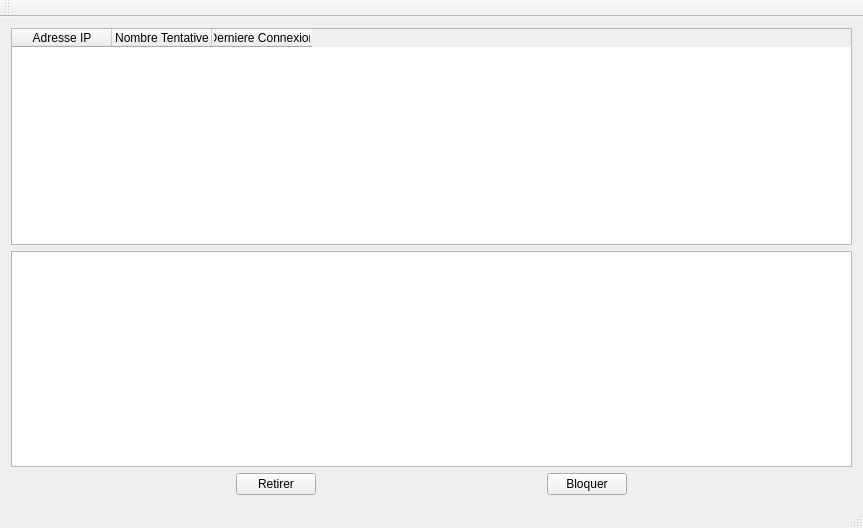
<?xml version="1.0" encoding="UTF-8"?>
<ui version="4.0">
 <class>MainWindow</class>
 <widget class="QMainWindow" name="MainWindow">
  <property name="geometry">
   <rect>
    <x>0</x>
    <y>0</y>
    <width>863</width>
    <height>528</height>
   </rect>
  </property>
  <property name="windowTitle">
   <string notr="true">FireWall</string>
  </property>
  <widget class="QWidget" name="centralWidget">
   <layout class="QVBoxLayout" name="verticalLayout">
    <item>
     <widget class="QTableWidget" name="tableWidgetTableau">
      <property name="styleSheet">
       <string notr="true"/>
      </property>
      <property name="editTriggers">
       <set>QAbstractItemView::NoEditTriggers</set>
      </property>
      <property name="selectionMode">
       <enum>QAbstractItemView::SingleSelection</enum>
      </property>
      <property name="selectionBehavior">
       <enum>QAbstractItemView::SelectRows</enum>
      </property>
      <property name="textElideMode">
       <enum>Qt::ElideRight</enum>
      </property>
      <column>
       <property name="text">
        <string>Adresse IP</string>
       </property>
      </column>
      <column>
       <property name="text">
        <string>Nombre Tentative</string>
       </property>
      </column>
      <column>
       <property name="text">
        <string>Derniere Connexion</string>
       </property>
      </column>
     </widget>
    </item>
    <item>
     <widget class="QTextEdit" name="textEditConsole"/>
    </item>
    <item>
     <layout class="QHBoxLayout" name="horizontalLayout">
      <item>
       <spacer name="horizontalSpacer_2">
        <property name="orientation">
         <enum>Qt::Horizontal</enum>
        </property>
        <property name="sizeHint" stdset="0">
         <size>
          <width>40</width>
          <height>20</height>
         </size>
        </property>
       </spacer>
      </item>
      <item>
       <widget class="QPushButton" name="pushButtonRetirer">
        <property name="text">
         <string>Retirer</string>
        </property>
       </widget>
      </item>
      <item>
       <spacer name="horizontalSpacer">
        <property name="orientation">
         <enum>Qt::Horizontal</enum>
        </property>
        <property name="sizeHint" stdset="0">
         <size>
          <width>40</width>
          <height>20</height>
         </size>
        </property>
       </spacer>
      </item>
      <item>
       <widget class="QPushButton" name="pushButtonAjouter">
        <property name="text">
         <string>Bloquer</string>
        </property>
       </widget>
      </item>
      <item>
       <spacer name="horizontalSpacer_3">
        <property name="orientation">
         <enum>Qt::Horizontal</enum>
        </property>
        <property name="sizeHint" stdset="0">
         <size>
          <width>40</width>
          <height>20</height>
         </size>
        </property>
       </spacer>
      </item>
     </layout>
    </item>
   </layout>
  </widget>
  <widget class="QMenuBar" name="menuBar">
   <property name="geometry">
    <rect>
     <x>0</x>
     <y>0</y>
     <width>863</width>
     <height>24</height>
    </rect>
   </property>
  </widget>
  <widget class="QToolBar" name="mainToolBar">
   <attribute name="toolBarArea">
    <enum>TopToolBarArea</enum>
   </attribute>
   <attribute name="toolBarBreak">
    <bool>false</bool>
   </attribute>
  </widget>
  <widget class="QStatusBar" name="statusBar"/>
 </widget>
 <layoutdefault spacing="6" margin="11"/>
 <resources/>
 <connections/>
</ui>
